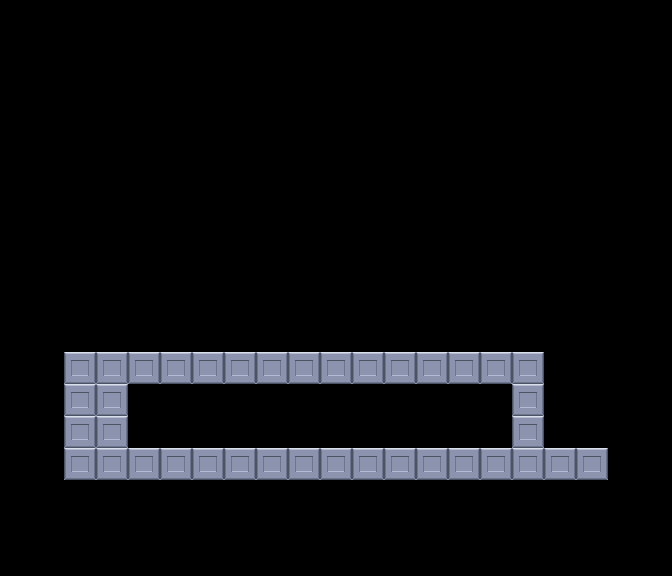

The image is a tile-based game level rendered from a .tmx file. Its description and complete source (layers, tilesets, objects, tile grids) follow:
An orthogonal 21x18 tile map with 32x32 px tiles, 1 tile layer (ground) and 14 objects (5x spike, 3x metal, player, goal).

<map version="1.8" tiledversion="1.8.4" orientation="orthogonal" renderorder="right-down" width="21" height="18" tilewidth="32" tileheight="32" infinite="0" nextlayerid="4" nextobjectid="38">
 <editorsettings>
  <export target="level1.json" format="json" />
 </editorsettings>
 <tileset firstgid="1" source="tileset.tsx" />
 <layer id="1" name="ground" width="21" height="18">
  <data encoding="csv">
0,0,0,0,0,0,0,0,0,0,0,0,0,0,0,0,0,0,0,0,0,
0,0,0,0,0,0,0,0,0,0,0,0,0,0,0,0,0,0,0,0,0,
0,0,0,0,0,0,0,0,0,0,0,0,0,0,0,0,0,0,0,0,0,
0,0,0,0,0,0,0,0,0,0,0,0,0,0,0,0,0,0,0,0,0,
0,0,0,0,0,0,0,0,0,0,0,0,0,0,0,0,0,0,0,0,0,
0,0,0,0,0,0,0,0,0,0,0,0,0,0,0,0,0,0,0,0,0,
0,0,0,0,0,0,0,0,0,0,0,0,0,0,0,0,0,0,0,0,0,
0,0,0,0,0,0,0,0,0,0,0,0,0,0,0,0,0,0,0,0,0,
0,0,0,0,0,0,0,0,0,0,0,0,0,0,0,0,0,0,0,0,0,
0,0,0,0,0,0,0,0,0,0,0,0,0,0,0,0,0,0,0,0,0,
0,0,0,0,0,0,0,0,0,0,0,0,0,0,0,0,0,0,0,0,0,
0,0,10,10,10,10,10,10,10,10,10,10,10,10,10,10,10,0,0,0,0,
0,0,10,10,0,0,0,0,0,0,0,0,0,0,0,0,10,0,0,0,0,
0,0,10,10,0,0,0,0,0,0,0,0,0,0,0,0,10,0,0,0,0,
0,0,10,10,10,10,10,10,10,10,10,10,10,10,10,10,10,10,10,0,0,
0,0,0,0,0,0,0,0,0,0,0,0,0,0,0,0,0,0,0,0,0,
0,0,0,0,0,0,0,0,0,0,0,0,0,0,0,0,0,0,0,0,0,
0,0,0,0,0,0,0,0,0,0,0,0,0,0,0,0,0,0,0,0,0
</data>
 </layer>
 <objectgroup id="2" name="blocks">
  <object id="16" type="metal" gid="10" x="128" y="448" width="32" height="32" />
  <object id="18" type="metal" gid="10" x="159.625" y="448" width="32" height="32" />
  <object id="19" type="metal" gid="10" x="192.125" y="448" width="32" height="32" />
  <object id="21" type="spike" gid="11" x="223" y="448" width="32" height="32" />
  <object id="22" type="spike" gid="11" x="256" y="448" width="32" height="32" />
  <object id="23" type="spike" gid="11" x="288" y="448" width="32" height="32" />
  <object id="24" type="spike" gid="11" x="320.5" y="448" width="32" height="32" />
  <object id="25" type="spike" gid="11" x="353" y="448" width="32" height="32" />
  <object id="28" gid="10" x="417" y="448" width="32" height="32" />
  <object id="29" gid="10" x="449.5" y="447.5" width="32" height="32" />
  <object id="30" gid="10" x="481" y="448" width="32" height="32" />
  <object id="31" gid="10" x="384.5" y="447.5" width="32" height="32" />
 </objectgroup>
 <objectgroup id="3" name="player">
  <object id="35" name="player" x="149" y="411.5">
   <point />
  </object>
  <object id="36" name="goal" x="473.5" y="411.5">
   <point />
  </object>
 </objectgroup>
</map>